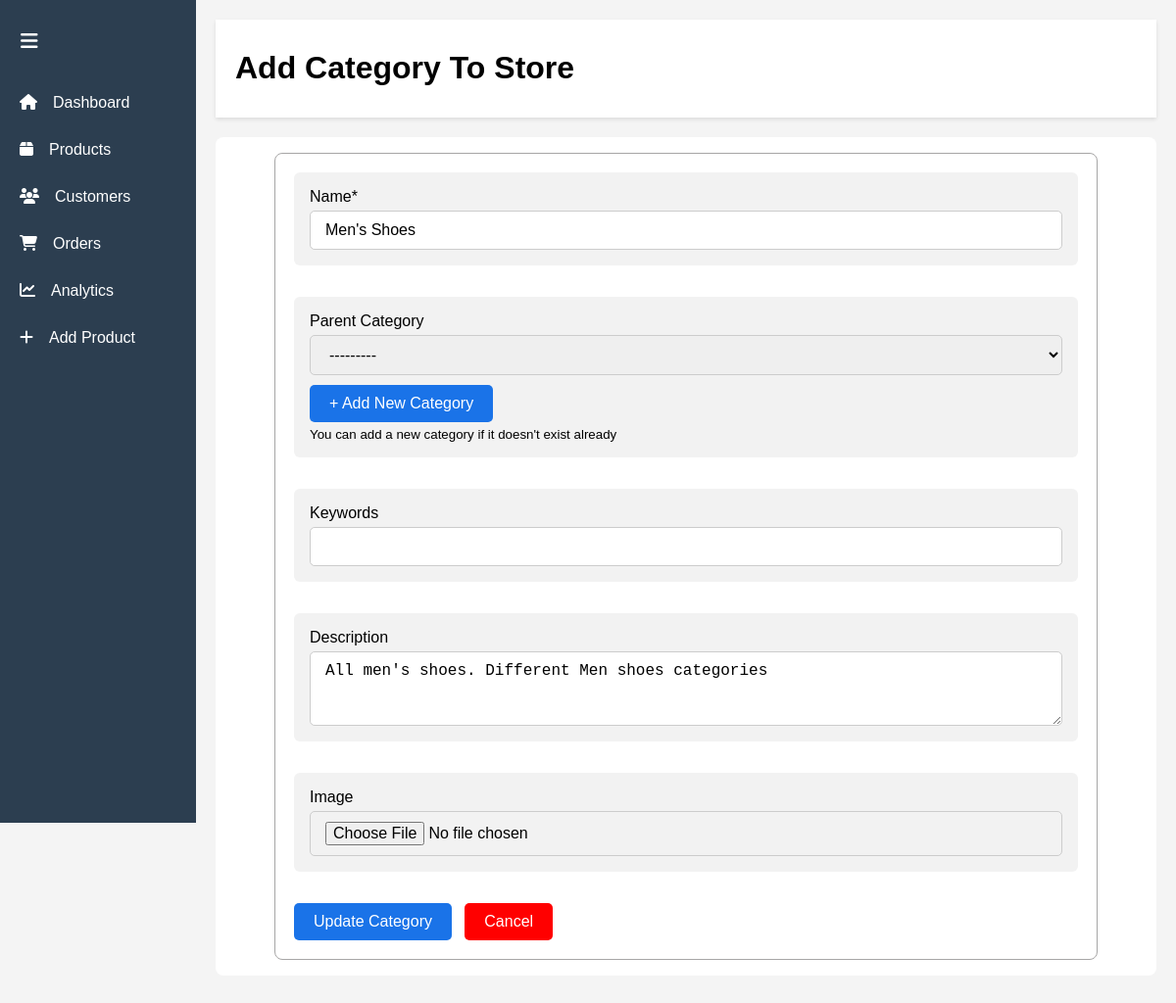
Page /myadmin/category/update/mens-shoes/ on the committed database.
### store/models.py (models this page shows, shortened)
class Category(MPTTModel):
    name = models.CharField(max_length=50)
    parent = TreeForeignKey('self', on_delete=models.CASCADE, null=True, blank=True, related_name='children')
    slug = models.SlugField(unique=True, blank=True)
    key_words = models.CharField(max_length=255, blank=True, null=True)
    description = models.CharField(max_length=255, blank=True, null=True)
    image = models.ImageField(upload_to='uploads/categories/', blank=True, null=True)
    class MPTTMeta:
        order_insertion_by = ['name']
    class Meta:
        unique_together = ('parent', 'name')  # 👈 This ensures same name can't appear under same parent
        verbose_name_plural = 'Categories'
    def get_full_path(self):
        ancestors = self.get_ancestors(include_self=True)
        return " > ".join([category.name for category in ancestors])

### myadmin/views.py (the view)
# urls.py: path('category/update/<str:slug>/', views.update_category, name='update_category'),
def update_category(request, slug):
    category = get_object_or_404(Category, slug=slug)
    form = CategoryForm(request.POST or None, request.FILES or None, instance=category)
    if form.is_valid():
        form.save()
        return redirect('category_list')
    categories = Category.objects.all()
    context = {
        'form': form,
        'category': category,
        'categories': categories,
    }
    return render(request, 'myadmin/forms/update-category.html', context)

### myadmin/forms.py
class CategoryForm(forms.ModelForm):
    parent = TreeNodeChoiceField(queryset=Category.objects.all(), required=False)
    class Meta:
        model = Category
        fields = [
            'name', 'parent', 'key_words', 'description', 'image'
        ]
        widgets = {
            'description': forms.Textarea(attrs={'rows': 3}),
        }

### cart/context_processors.py (called while the page is built)
def cart(request):
    return {'cart': Cart(request)}

### main/context_processors.py (called while the page is built)
def categories_processor(request):
    categories = Category.objects.filter(parent__isnull=True).prefetch_related("children")
    return {'categories': categories,}

def brand_list(request):
    brand_list = (
        Product.objects.filter(is_listed=True)
        .exclude(brand__isnull=True)
        .exclude(brand__exact='')
        .values_list('brand', flat=True)
        .distinct()
        .order_by('brand')
    )
    return {
        'brand_list': brand_list
    }

### users/templatetags/active_class_tags.py (called while the page is built)
@register.simple_tag(takes_context=True)
def admin_active_class(context, *view_names):
    current_view = context.request.resolver_match.view_name
    if current_view in view_names:
        return "admin-active-sidebar"
    return ""

### myadmin/templates/myadmin/forms/update-category.html (shortened to what this page needs)
{% extends 'myadmin/partials/base.html' %}
{% block content %}
<header class="topbar">
    <h1>Add Category To Store</h1>
</header>
<div class="add-category-form-container">
<form method="POST" action="{% url 'update_category' category.slug %}" enctype="multipart/form-data" class="custom-form">
    <div class="form-group">
        <label for="name">Name*</label>
        <input type="text" name="name" id="name" class="custom-input" value="{{ category.name|default_if_none:'' }}"
            placeholder="e.g. Men's, Sneakers">
    </div>
    <div class="form-group">
        <label for="parent">Parent Category</label>
        <select name="parent" id="parent" class="custom-input">
            <option value="">---------</option>
        </select>
        <button type="button" onclick="openCategoryModal()" class="add-new-category-button">
            + Add New Category
        </button>
        <small>You can add a new category if it doesn't exist already</small>
    </div>
    <div class="form-group">
        <label for="id_key_words">Keywords</label>
        <input type="text" name="key_words" id="key_words" class="custom-input">
    </div>
    <div class="form-group">
        <label for="description">Description</label>
        <textarea name="description" id="description" rows="3" class="custom-input"
         placeholder="e.g. A comfortable shoes ...">{{ category.description|default_if_none:'' }}</textarea>
    </div>
    <div class="form-group">
        <label for="image">Image</label>
        <input type="file" name="image" id="image" class="custom-input">
    </div>
    <button type="submit" class="submit-btn">Update Category</button> &nbsp;
    <button type="button" class="cancel-btn"><a href="{% url 'category_list' %}">Cancel</a></button>
</form>
</div>
{% endblock content %}

### myadmin/templates/myadmin/forms/update-category.html (style rules this page uses)
.add-category-form-container { background-color: white; border-radius: 8px; padding: 1em; }
.custom-form { max-width: 800px; margin: auto; background-color: #fff; padding: 1.2em; border-radius: 8px; border: 1px solid rgb(167, 166, 166); }
.form-group { margin-bottom: 2em; display: flex; flex-direction: column; gap: 5px; padding: 1em; background-color: #cccccc40; border-radius: 6px; }
.custom-input, .custom-input-file, select.custom-input, textarea.custom-input { padding: 10px 15px; border: 1px solid #ccc; border-radius: 5px; font-size: 1rem; transition: border-color 0.3s; }
.add-new-category-button { background-color: #1a73e8; color: #fff; padding: 10px 20px; border: none; border-radius: 5px; font-size: 16px; cursor: pointer; transition: background-color 0.3s; width: fit-content; margin-top: 5px; }
.submit-btn { background-color: #1a73e8; color: #fff; padding: 10px 20px; border: none; border-radius: 5px; font-size: 16px; cursor: pointer; transition: background-color 0.3s; }
.cancel-btn { background-color: red; padding: 10px 20px; border: none; border-radius: 5px; cursor: pointer; transition: background-color 0.3s; }
.cancel-btn a { text-decoration: none; color: #fff; font-size: 16px; }

### myadmin/templates/myadmin/partials/base.html (style rules this page uses)
body { margin: 0; font-family: Arial, sans-serif; background: #f4f4f4; }
.topbar { background: #fff; padding: 10px 20px; margin-bottom: 20px; box-shadow: 0 2px 4px rgba(0, 0, 0, 0.1); }

### rows in the picture
Category: name "Men's Shoes", description "All men's shoes. Different Men shoes categories"
